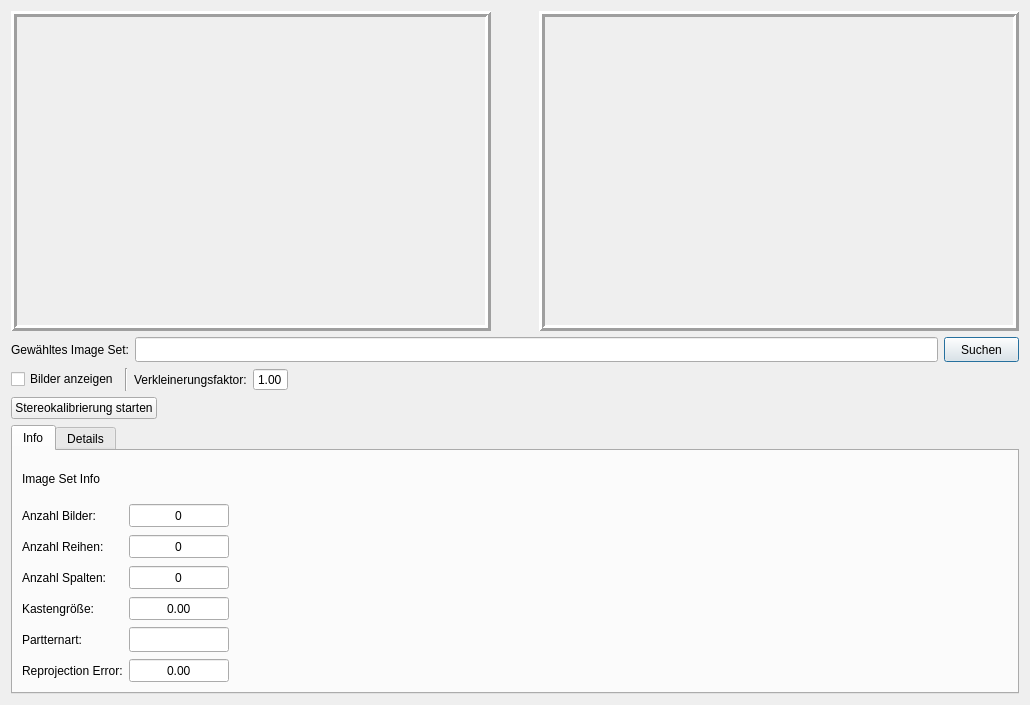
<?xml version="1.0" encoding="UTF-8"?>
<ui version="4.0">
 <class>StereoCalibration</class>
 <widget class="QDialog" name="StereoCalibration">
  <property name="geometry">
   <rect>
    <x>0</x>
    <y>0</y>
    <width>1030</width>
    <height>705</height>
   </rect>
  </property>
  <property name="minimumSize">
   <size>
    <width>1030</width>
    <height>705</height>
   </size>
  </property>
  <property name="maximumSize">
   <size>
    <width>1030</width>
    <height>705</height>
   </size>
  </property>
  <property name="windowTitle">
   <string>Stereokalibrierung</string>
  </property>
  <layout class="QGridLayout" name="gridLayout">
   <item row="0" column="0">
    <layout class="QHBoxLayout" name="horizontalLayout_3">
     <item>
      <widget class="QLabel" name="videoLabelLeft">
       <property name="minimumSize">
        <size>
         <width>480</width>
         <height>320</height>
        </size>
       </property>
       <property name="maximumSize">
        <size>
         <width>480</width>
         <height>320</height>
        </size>
       </property>
       <property name="autoFillBackground">
        <bool>true</bool>
       </property>
       <property name="frameShape">
        <enum>QFrame::Box</enum>
       </property>
       <property name="frameShadow">
        <enum>QFrame::Raised</enum>
       </property>
       <property name="lineWidth">
        <number>3</number>
       </property>
       <property name="text">
        <string/>
       </property>
      </widget>
     </item>
     <item>
      <spacer name="horizontalSpacer_4">
       <property name="orientation">
        <enum>Qt::Horizontal</enum>
       </property>
       <property name="sizeHint" stdset="0">
        <size>
         <width>40</width>
         <height>20</height>
        </size>
       </property>
      </spacer>
     </item>
     <item>
      <widget class="QLabel" name="videoLabelRight">
       <property name="minimumSize">
        <size>
         <width>480</width>
         <height>320</height>
        </size>
       </property>
       <property name="maximumSize">
        <size>
         <width>480</width>
         <height>320</height>
        </size>
       </property>
       <property name="autoFillBackground">
        <bool>true</bool>
       </property>
       <property name="frameShape">
        <enum>QFrame::Box</enum>
       </property>
       <property name="frameShadow">
        <enum>QFrame::Raised</enum>
       </property>
       <property name="lineWidth">
        <number>3</number>
       </property>
       <property name="text">
        <string/>
       </property>
      </widget>
     </item>
    </layout>
   </item>
   <item row="1" column="0">
    <layout class="QHBoxLayout" name="horizontalLayout">
     <item>
      <widget class="QLabel" name="label">
       <property name="text">
        <string>Gewähltes Image Set:</string>
       </property>
      </widget>
     </item>
     <item>
      <widget class="QLineEdit" name="lineEdit">
       <property name="minimumSize">
        <size>
         <width>200</width>
         <height>25</height>
        </size>
       </property>
       <property name="maximumSize">
        <size>
         <width>99999</width>
         <height>99999</height>
        </size>
       </property>
      </widget>
     </item>
     <item>
      <widget class="QPushButton" name="searchFile_button">
       <property name="minimumSize">
        <size>
         <width>75</width>
         <height>25</height>
        </size>
       </property>
       <property name="maximumSize">
        <size>
         <width>75</width>
         <height>25</height>
        </size>
       </property>
       <property name="text">
        <string>Suchen</string>
       </property>
      </widget>
     </item>
    </layout>
   </item>
   <item row="2" column="0">
    <layout class="QHBoxLayout" name="horizontalLayout_4">
     <item>
      <widget class="QCheckBox" name="displayImages_checkbox">
       <property name="text">
        <string>Bilder anzeigen</string>
       </property>
      </widget>
     </item>
     <item>
      <widget class="Line" name="resizeFactorLabel">
       <property name="orientation">
        <enum>Qt::Vertical</enum>
       </property>
      </widget>
     </item>
     <item>
      <widget class="QLabel" name="label_2">
       <property name="text">
        <string>Verkleinerungsfaktor:</string>
       </property>
      </widget>
     </item>
     <item>
      <widget class="QDoubleSpinBox" name="resizeFactorSpinBox">
       <property name="alignment">
        <set>Qt::AlignCenter</set>
       </property>
       <property name="buttonSymbols">
        <enum>QAbstractSpinBox::NoButtons</enum>
       </property>
       <property name="minimum">
        <double>0.100000000000000</double>
       </property>
       <property name="maximum">
        <double>1.000000000000000</double>
       </property>
       <property name="singleStep">
        <double>0.100000000000000</double>
       </property>
       <property name="value">
        <double>1.000000000000000</double>
       </property>
      </widget>
     </item>
     <item>
      <spacer name="horizontalSpacer">
       <property name="orientation">
        <enum>Qt::Horizontal</enum>
       </property>
       <property name="sizeHint" stdset="0">
        <size>
         <width>40</width>
         <height>20</height>
        </size>
       </property>
      </spacer>
     </item>
    </layout>
   </item>
   <item row="3" column="0">
    <layout class="QHBoxLayout" name="horizontalLayout_2">
     <item>
      <widget class="QPushButton" name="startCalibration_button">
       <property name="text">
        <string>Stereokalibrierung starten</string>
       </property>
      </widget>
     </item>
     <item>
      <spacer name="horizontalSpacer_2">
       <property name="orientation">
        <enum>Qt::Horizontal</enum>
       </property>
       <property name="sizeHint" stdset="0">
        <size>
         <width>40</width>
         <height>20</height>
        </size>
       </property>
      </spacer>
     </item>
    </layout>
   </item>
   <item row="4" column="0">
    <widget class="QTabWidget" name="tabWidget_2">
     <property name="currentIndex">
      <number>0</number>
     </property>
     <widget class="QWidget" name="Info_Tab">
      <attribute name="title">
       <string>Info</string>
      </attribute>
      <layout class="QGridLayout" name="gridLayout_4">
       <item row="0" column="0">
        <widget class="QLabel" name="InfoTitle_label">
         <property name="text">
          <string>Image Set Info</string>
         </property>
         <property name="textFormat">
          <enum>Qt::AutoText</enum>
         </property>
         <property name="openExternalLinks">
          <bool>false</bool>
         </property>
        </widget>
       </item>
       <item row="1" column="0">
        <layout class="QHBoxLayout" name="horizontalLayout_5">
         <item>
          <layout class="QVBoxLayout" name="verticalLayout_2">
           <item>
            <widget class="QLabel" name="numbeImages_label">
             <property name="text">
              <string>Anzahl Bilder:</string>
             </property>
            </widget>
           </item>
           <item>
            <widget class="QLabel" name="NumberRows_label">
             <property name="text">
              <string>Anzahl Reihen:</string>
             </property>
            </widget>
           </item>
           <item>
            <widget class="QLabel" name="NumberColumns_label">
             <property name="text">
              <string>Anzahl Spalten:</string>
             </property>
            </widget>
           </item>
           <item>
            <widget class="QLabel" name="SquareSize_label">
             <property name="text">
              <string>Kastengröße:</string>
             </property>
            </widget>
           </item>
           <item>
            <widget class="QLabel" name="Patter_label">
             <property name="text">
              <string>Partternart:</string>
             </property>
            </widget>
           </item>
           <item>
            <widget class="QLabel" name="RprojectionError_label">
             <property name="text">
              <string>Reprojection Error:</string>
             </property>
            </widget>
           </item>
          </layout>
         </item>
         <item>
          <layout class="QVBoxLayout" name="verticalLayout_3">
           <item>
            <widget class="QSpinBox" name="numberImages_spinbox">
             <property name="minimumSize">
              <size>
               <width>100</width>
               <height>25</height>
              </size>
             </property>
             <property name="maximumSize">
              <size>
               <width>100</width>
               <height>25</height>
              </size>
             </property>
             <property name="alignment">
              <set>Qt::AlignCenter</set>
             </property>
             <property name="readOnly">
              <bool>true</bool>
             </property>
             <property name="buttonSymbols">
              <enum>QAbstractSpinBox::NoButtons</enum>
             </property>
            </widget>
           </item>
           <item>
            <widget class="QSpinBox" name="numbeRows_spinbox">
             <property name="minimumSize">
              <size>
               <width>100</width>
               <height>25</height>
              </size>
             </property>
             <property name="maximumSize">
              <size>
               <width>100</width>
               <height>25</height>
              </size>
             </property>
             <property name="alignment">
              <set>Qt::AlignCenter</set>
             </property>
             <property name="readOnly">
              <bool>true</bool>
             </property>
             <property name="buttonSymbols">
              <enum>QAbstractSpinBox::NoButtons</enum>
             </property>
            </widget>
           </item>
           <item>
            <widget class="QSpinBox" name="numberColumns_spinbox">
             <property name="minimumSize">
              <size>
               <width>100</width>
               <height>25</height>
              </size>
             </property>
             <property name="maximumSize">
              <size>
               <width>100</width>
               <height>25</height>
              </size>
             </property>
             <property name="alignment">
              <set>Qt::AlignCenter</set>
             </property>
             <property name="readOnly">
              <bool>true</bool>
             </property>
             <property name="buttonSymbols">
              <enum>QAbstractSpinBox::NoButtons</enum>
             </property>
            </widget>
           </item>
           <item>
            <widget class="QDoubleSpinBox" name="squareSize_spinbox">
             <property name="minimumSize">
              <size>
               <width>100</width>
               <height>25</height>
              </size>
             </property>
             <property name="maximumSize">
              <size>
               <width>100</width>
               <height>25</height>
              </size>
             </property>
             <property name="alignment">
              <set>Qt::AlignCenter</set>
             </property>
             <property name="readOnly">
              <bool>true</bool>
             </property>
             <property name="buttonSymbols">
              <enum>QAbstractSpinBox::NoButtons</enum>
             </property>
            </widget>
           </item>
           <item>
            <widget class="QLineEdit" name="patternType_lineEdit">
             <property name="minimumSize">
              <size>
               <width>100</width>
               <height>25</height>
              </size>
             </property>
             <property name="maximumSize">
              <size>
               <width>100</width>
               <height>25</height>
              </size>
             </property>
            </widget>
           </item>
           <item>
            <widget class="QDoubleSpinBox" name="reprojectionError_spinbox">
             <property name="minimumSize">
              <size>
               <width>100</width>
               <height>25</height>
              </size>
             </property>
             <property name="maximumSize">
              <size>
               <width>100</width>
               <height>25</height>
              </size>
             </property>
             <property name="alignment">
              <set>Qt::AlignCenter</set>
             </property>
             <property name="readOnly">
              <bool>true</bool>
             </property>
             <property name="buttonSymbols">
              <enum>QAbstractSpinBox::NoButtons</enum>
             </property>
            </widget>
           </item>
          </layout>
         </item>
         <item>
          <spacer name="horizontalSpacer_5">
           <property name="orientation">
            <enum>Qt::Horizontal</enum>
           </property>
           <property name="sizeHint" stdset="0">
            <size>
             <width>40</width>
             <height>20</height>
            </size>
           </property>
          </spacer>
         </item>
        </layout>
       </item>
      </layout>
     </widget>
     <widget class="QWidget" name="Details_Tab">
      <attribute name="title">
       <string>Details</string>
      </attribute>
     </widget>
    </widget>
   </item>
  </layout>
 </widget>
 <resources/>
 <connections/>
</ui>
